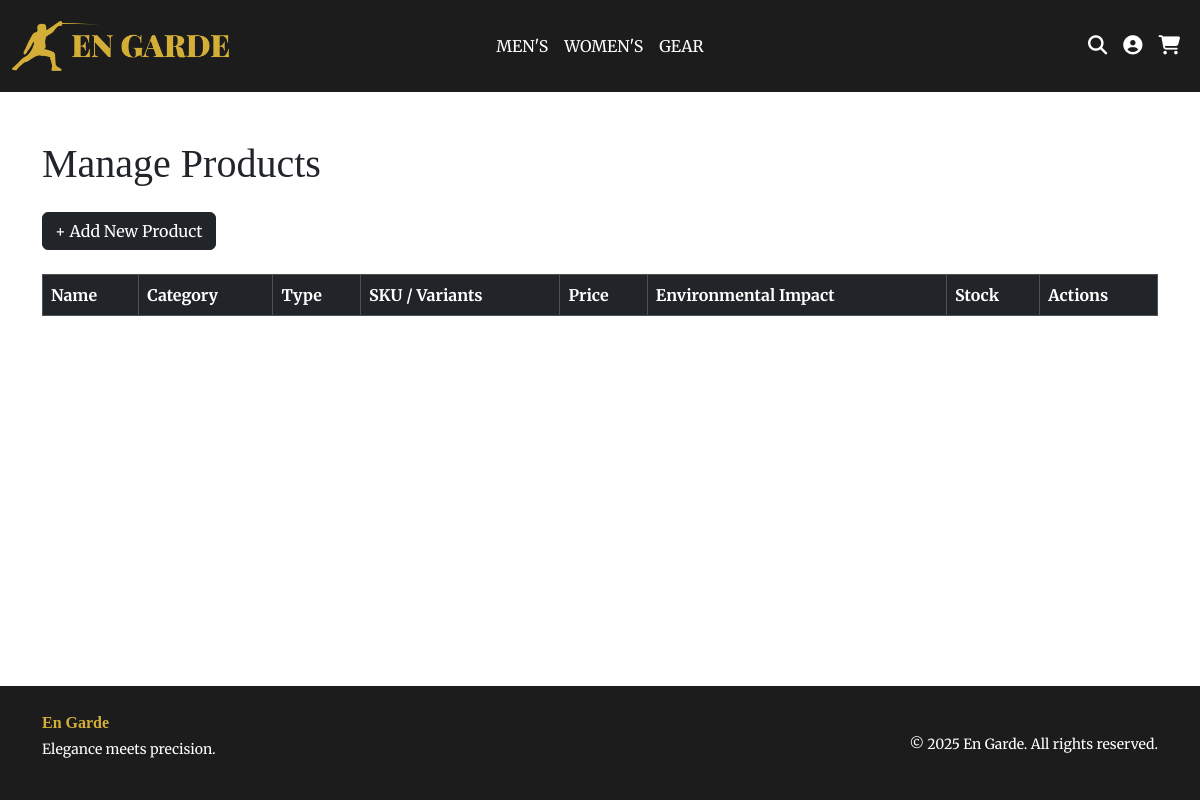
/admin/products, run on an earlier commit of the app's database.
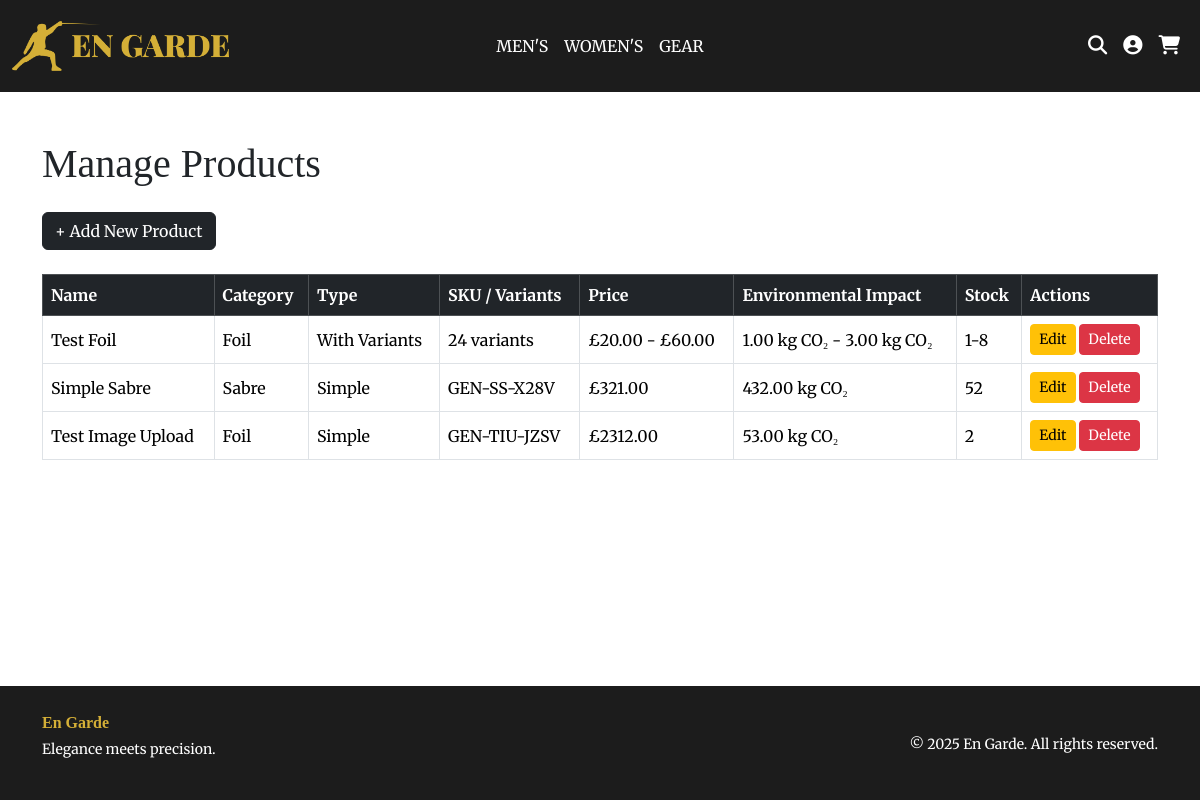
And on a later commit of the database.
### website/models.py (models this page shows)
class Product(db.Model):
    __tablename__ = 'products'
    id = db.Column(db.Integer, primary_key=True)
    category_id = db.Column(db.Integer, db.ForeignKey('categories.id'))
    name = db.Column(db.String(255), nullable=False)
    description = db.Column(db.Text)
    price = db.Column(db.Float, nullable=True)
    sku = db.Column(db.String(50), unique=True, nullable=True)
    environmental_impact = db.Column(db.Float, nullable=True)
    stock = db.Column(db.Integer, nullable=True)
    image_filename = db.Column(db.String(255))
    is_variant_parent = db.Column(db.Boolean, default=False)
    options = db.relationship(
        'VariantOption', backref='product', cascade="all, delete")
    variants = db.relationship(
        'ProductVariant', backref='product', cascade="all, delete")

class Category(db.Model):
    __tablename__ = 'categories'
    id = db.Column(db.Integer, primary_key=True)
    parent_id = db.Column(db.Integer, db.ForeignKey('categories.id'), nullable=True)
    name = db.Column(db.String(100), unique=True, nullable=False)
    slug = db.Column(db.String(100), unique=True, nullable=False)
    parent = db.relationship('Category', backref='children', remote_side=[id] )
    products = db.relationship('Product', backref='category', lazy=True)

### website/admin.py (the view)
@admin.route('/admin/products', endpoint='products')
def list_products():
    products = Product.query.all()
    return render_template('admin/admin_products.html', products=products)

### website/templates/admin/admin_products.html (shortened to what this page needs)
{% extends 'base.html' %}
{% block content %}
<div class="container py-5">
  <h1 class="mb-4">Manage Products</h1>
  <div class="mb-4">
    <a href="{{ url_for('admin.wizard_step1') }}" class="btn btn-dark">+ Add New Product</a>
  </div>
  <table class="table table-bordered table-hover align-middle">
    <thead class="table-dark">
      <tr>
        <th>Name</th>
        <th>Category</th>
        <th>Type</th>
        <th>SKU / Variants</th>
        <th>Price</th>
        <th>Environmental Impact</th>
        <th>Stock</th>
        <th>Actions</th>
      </tr>
    </thead>
    <tbody>
      {% for item in products %}
        <tr>
          <td>{{ item.name }}</td>
          <td>{{ item.category.name if item.category else '—' }}</td>
          <td>{{ 'With Variants' if item.is_variant_parent else 'Simple' }}</td>
          {% if not item.is_variant_parent %}
            <td>{{ item.sku }}</td>
            <td>£{{ '%.2f'|format(item.price) }}</td>
            <td>{{ '%.2f'|format(item.environmental_impact) }} kg CO₂</td>
            <td>{{ item.stock }}</td>
          {% else %}
            {% set variant_list = item.variants|list %}
            {% if variant_list|length > 0 %}
              {% set prices = variant_list|map(attribute='price')|list %}
              {% set impacts = variant_list|map(attribute='environmental_impact')|list %}
              {% set stocks = variant_list|map(attribute='stock')|list %}
              <td>{{ item.variants | length }} variants</td>
              <td>
                £{{ '%.2f'|format(prices|min) }} - £{{ '%.2f'|format(prices|max)}}
              </td>
              <td>
                {{  '%.2f'|format(impacts|min) }} kg CO₂ - {{  '%.2f'|format(impacts|max) }} kg CO₂
              </td>
              <td>
                {{ stocks|min }}-{{ stocks|max }}
              </td>
            {% endif %}
          {% endif %}
          <td>
            {% if item.is_variant_parent %}
              <a href="{{ url_for('admin.edit_variant_product', id=item.id) }}" class="btn btn-sm btn-warning">Edit</a>
            {% else %}
              <a href="{{ url_for('admin.edit_simple_product', id=item.id) }}" class="btn btn-sm btn-warning">Edit</a>
            {% endif %}
            <a href="{{ url_for('admin.delete_product', product_id=item.id) }}"
               class="btn btn-sm btn-danger"
               onclick="return confirm('Delete this product and all associated data?');">
               Delete
            </a>
          </td>
        </tr>
      {% endfor %}
    </tbody>
  </table>
</div>
{% endblock %}

What changed in the data, as far as the page shows it:
added Product: name "Test Foil", category "Foil", is_variant_parent "With Variants", variants|length "24", prices "20.00", prices "60.00", impacts "1.00", impacts "3.00", stocks "1", stocks "8"
added Product: name "Simple Sabre", category "Sabre", is_variant_parent "Simple", sku "GEN-SS-X28V", price "321.00", environmental_impact "432.00", stock "52"
added Product: name "Test Image Upload", category "Foil", is_variant_parent "Simple", sku "GEN-TIU-JZSV", price "2312.00", environmental_impact "53.00", stock "2"
